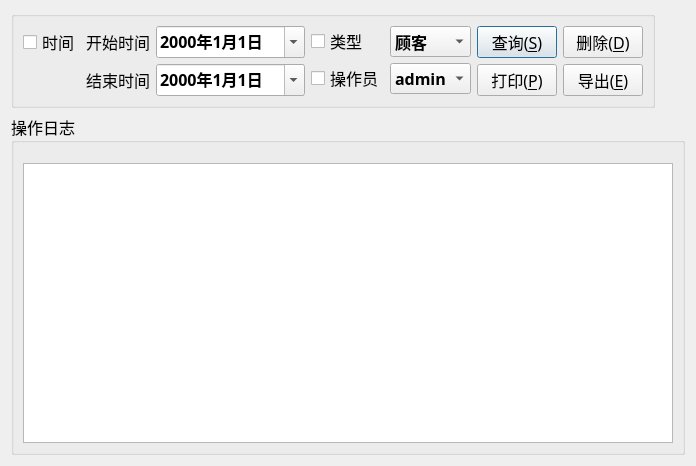
<?xml version="1.0" encoding="UTF-8"?>
<ui version="4.0">
 <class>LogBlogDialog</class>
 <widget class="QDialog" name="LogBlogDialog">
  <property name="geometry">
   <rect>
    <x>0</x>
    <y>0</y>
    <width>696</width>
    <height>466</height>
   </rect>
  </property>
  <property name="windowTitle">
   <string>Dialog</string>
  </property>
  <layout class="QVBoxLayout" name="verticalLayout_3">
   <item>
    <layout class="QVBoxLayout" name="verticalLayout_2">
     <item>
      <layout class="QHBoxLayout" name="horizontalLayout_3">
       <item>
        <widget class="QGroupBox" name="gboxTop">
         <property name="font">
          <font>
           <family>楷体</family>
           <pointsize>12</pointsize>
          </font>
         </property>
         <property name="title">
          <string/>
         </property>
         <layout class="QHBoxLayout" name="horizontalLayout_2">
          <item>
           <layout class="QHBoxLayout" name="horizontalLayout">
            <item>
             <layout class="QGridLayout" name="gridLayout">
              <item row="0" column="0">
               <widget class="QCheckBox" name="ckTriggerTime">
                <property name="text">
                 <string>时间</string>
                </property>
               </widget>
              </item>
              <item row="0" column="1">
               <widget class="QLabel" name="labTimeStart">
                <property name="text">
                 <string>开始时间</string>
                </property>
               </widget>
              </item>
              <item row="0" column="2">
               <widget class="QDateEdit" name="dateStart">
                <property name="enabled">
                 <bool>true</bool>
                </property>
                <property name="font">
                 <font>
                  <family>楷体</family>
                  <pointsize>12</pointsize>
                  <weight>75</weight>
                  <italic>false</italic>
                  <bold>true</bold>
                  <kerning>true</kerning>
                 </font>
                </property>
                <property name="focusPolicy">
                 <enum>Qt::WheelFocus</enum>
                </property>
                <property name="contextMenuPolicy">
                 <enum>Qt::DefaultContextMenu</enum>
                </property>
                <property name="inputMethodHints">
                 <set>Qt::ImhPreferNumbers</set>
                </property>
                <property name="frame">
                 <bool>true</bool>
                </property>
                <property name="accelerated">
                 <bool>false</bool>
                </property>
                <property name="keyboardTracking">
                 <bool>true</bool>
                </property>
                <property name="displayFormat">
                 <string>yyyy年M月d日</string>
                </property>
                <property name="calendarPopup">
                 <bool>true</bool>
                </property>
               </widget>
              </item>
              <item row="1" column="1">
               <widget class="QLabel" name="labTimeEnd">
                <property name="text">
                 <string>结束时间</string>
                </property>
               </widget>
              </item>
              <item row="1" column="2">
               <widget class="QDateEdit" name="dateEnd">
                <property name="font">
                 <font>
                  <family>楷体</family>
                  <pointsize>12</pointsize>
                  <weight>75</weight>
                  <italic>false</italic>
                  <bold>true</bold>
                  <kerning>true</kerning>
                 </font>
                </property>
                <property name="displayFormat">
                 <string>yyyy年M月d日</string>
                </property>
                <property name="calendarPopup">
                 <bool>true</bool>
                </property>
               </widget>
              </item>
             </layout>
            </item>
            <item>
             <layout class="QGridLayout" name="gridLayout_2">
              <item row="0" column="0">
               <widget class="QCheckBox" name="ckTriggerType">
                <property name="text">
                 <string>类型</string>
                </property>
               </widget>
              </item>
              <item row="0" column="1">
               <widget class="QComboBox" name="cboxTriggerType">
                <property name="font">
                 <font>
                  <weight>75</weight>
                  <bold>true</bold>
                 </font>
                </property>
                <item>
                 <property name="text">
                  <string>顾客</string>
                 </property>
                </item>
                <item>
                 <property name="text">
                  <string>管理员</string>
                 </property>
                </item>
               </widget>
              </item>
              <item row="1" column="0">
               <widget class="QCheckBox" name="ckUserName">
                <property name="text">
                 <string>操作员</string>
                </property>
               </widget>
              </item>
              <item row="1" column="1">
               <widget class="QComboBox" name="cboxUserName">
                <property name="font">
                 <font>
                  <weight>75</weight>
                  <bold>true</bold>
                 </font>
                </property>
                <item>
                 <property name="text">
                  <string>admin</string>
                 </property>
                </item>
                <item>
                 <property name="text">
                  <string>管理员</string>
                 </property>
                </item>
               </widget>
              </item>
             </layout>
            </item>
            <item>
             <layout class="QGridLayout" name="gridLayout_3">
              <item row="0" column="0">
               <widget class="QPushButton" name="btnSelect">
                <property name="cursor">
                 <cursorShape>OpenHandCursor</cursorShape>
                </property>
                <property name="text">
                 <string>查询(&amp;S)</string>
                </property>
                <property name="icon">
                 <iconset resource="image.qrc">
                  <normaloff>:/image/select.png</normaloff>:/image/select.png</iconset>
                </property>
                <property name="iconSize">
                 <size>
                  <width>20</width>
                  <height>20</height>
                 </size>
                </property>
               </widget>
              </item>
              <item row="0" column="1">
               <widget class="QPushButton" name="btnDelete">
                <property name="cursor">
                 <cursorShape>OpenHandCursor</cursorShape>
                </property>
                <property name="text">
                 <string>删除(&amp;D)</string>
                </property>
                <property name="icon">
                 <iconset resource="image.qrc">
                  <normaloff>:/image/delete.png</normaloff>:/image/delete.png</iconset>
                </property>
                <property name="iconSize">
                 <size>
                  <width>20</width>
                  <height>20</height>
                 </size>
                </property>
               </widget>
              </item>
              <item row="1" column="0">
               <widget class="QPushButton" name="btnPrint">
                <property name="cursor">
                 <cursorShape>OpenHandCursor</cursorShape>
                </property>
                <property name="text">
                 <string>打印(&amp;P)</string>
                </property>
                <property name="icon">
                 <iconset resource="image.qrc">
                  <normaloff>:/image/print.png</normaloff>:/image/print.png</iconset>
                </property>
                <property name="iconSize">
                 <size>
                  <width>20</width>
                  <height>20</height>
                 </size>
                </property>
               </widget>
              </item>
              <item row="1" column="1">
               <widget class="QPushButton" name="btnExcel">
                <property name="cursor">
                 <cursorShape>OpenHandCursor</cursorShape>
                </property>
                <property name="toolTip">
                 <string>功能开发中</string>
                </property>
                <property name="text">
                 <string>导出(&amp;E)</string>
                </property>
                <property name="icon">
                 <iconset resource="image.qrc">
                  <normaloff>:/image/excel.png</normaloff>:/image/excel.png</iconset>
                </property>
                <property name="iconSize">
                 <size>
                  <width>20</width>
                  <height>20</height>
                 </size>
                </property>
               </widget>
              </item>
             </layout>
            </item>
           </layout>
          </item>
         </layout>
        </widget>
       </item>
       <item>
        <spacer name="horizontalSpacer">
         <property name="orientation">
          <enum>Qt::Horizontal</enum>
         </property>
         <property name="sizeHint" stdset="0">
          <size>
           <width>40</width>
           <height>20</height>
          </size>
         </property>
        </spacer>
       </item>
      </layout>
     </item>
     <item>
      <widget class="QGroupBox" name="groupBox">
       <property name="font">
        <font>
         <family>楷体</family>
         <pointsize>12</pointsize>
        </font>
       </property>
       <property name="title">
        <string>操作日志</string>
       </property>
       <layout class="QVBoxLayout" name="verticalLayout">
        <property name="topMargin">
         <number>20</number>
        </property>
        <item>
         <widget class="QTableView" name="tableView"/>
        </item>
       </layout>
      </widget>
     </item>
    </layout>
   </item>
  </layout>
 </widget>
 <resources>
  <include location="image.qrc"/>
 </resources>
 <connections/>
</ui>
